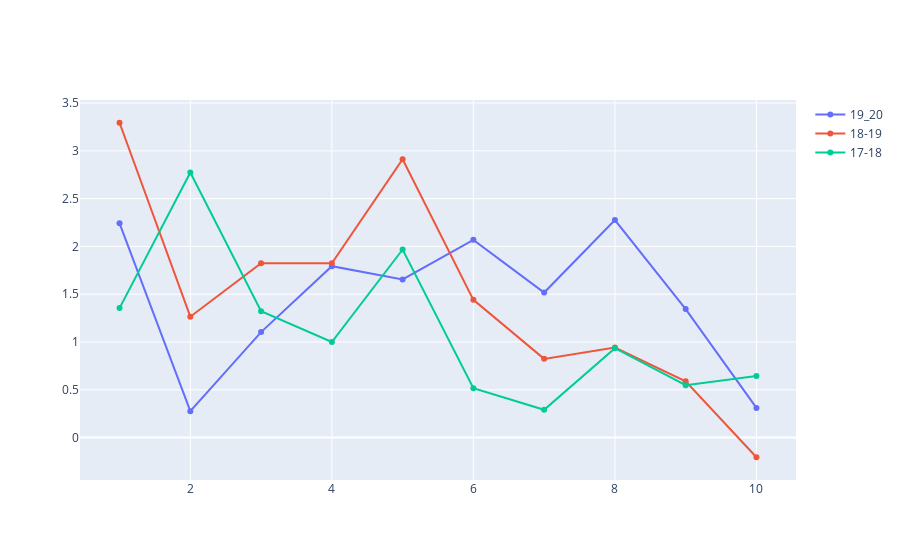

Notebook source saved alongside this figure:
### Code cell
fig = go.Figure()
fig.add_trace(go.Scatter(x=rounds, y=rb1,
                    mode='lines+markers',
                    name='19_20'))
fig.add_trace(go.Scatter(x=rounds, y=rb2,
                    mode='lines+markers',
                    name='18-19'))
fig.add_trace(go.Scatter(x=rounds, y=rb3,
                    mode='lines+markers', name='17-18'))

fig.show()

### Figure 1 — Plotly figure (JSON) as saved in the notebook; plotly's stock layout.template omitted (floating-point values rounded to 4 significant figures)
{"data": [{"mode": "lines+markers", "name": "19_20", "type": "scatter", "x": [1, 2, 3, 4, 5, 6, 7, 8, 9, 10], "y": [2.241, 0.2759, 1.103, 1.793, 1.655, 2.069, 1.517, 2.276, 1.345, 0.3103]}, {"mode": "lines+markers", "name": "18-19", "type": "scatter", "x": [1, 2, 3, 4, 5, 6, 7, 8, 9, 10], "y": [3.294, 1.265, 1.824, 1.824, 2.912, 1.441, 0.8235, 0.9412, 0.5882, -0.2059]}, {"mode": "lines+markers", "name": "17-18", "type": "scatter", "x": [1, 2, 3, 4, 5, 6, 7, 8, 9, 10], "y": [1.355, 2.774, 1.323, 1, 1.968, 0.5161, 0.2903, 0.9355, 0.5484, 0.6452]}], "layout": {}}
